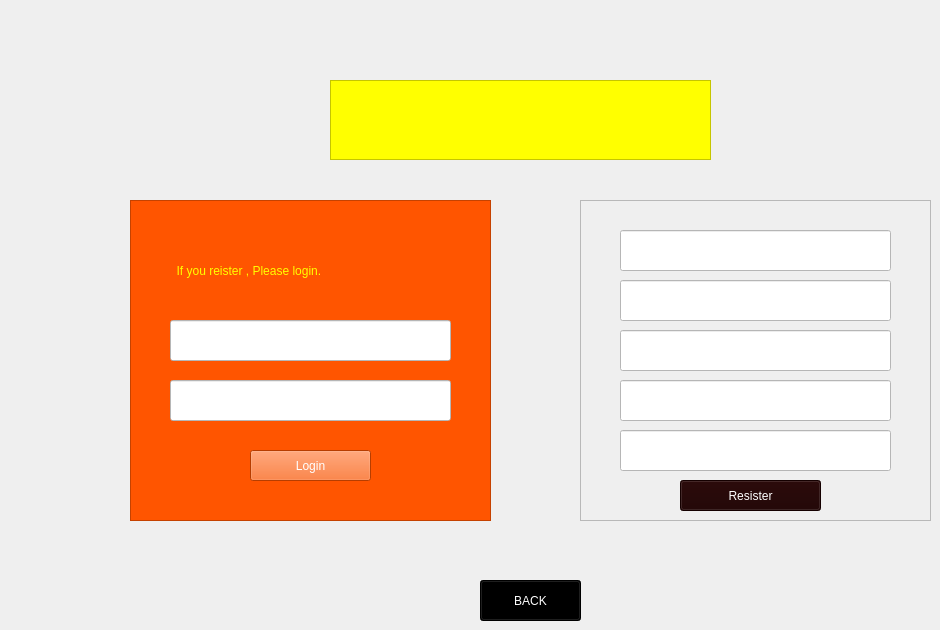
    <widget class="QWidget" name="customer_login_page">
     <property name="styleSheet">
      <string notr="true">background-image: url(:/image/F:/projects_image/customerlogin01.jpg);</string>
     </property>
     <widget class="QPushButton" name="customer_login_back_button">
      <property name="geometry">
       <rect>
        <x>480</x>
        <y>580</y>
        <width>101</width>
        <height>41</height>
       </rect>
      </property>
      <property name="styleSheet">
       <string notr="true">background-color: rgb(0, 0, 0);
color: rgb(255, 255, 255);
font: 14pt &quot;Impact&quot;;</string>
      </property>
      <property name="text">
       <string>BACK</string>
      </property>
     </widget>
     <widget class="QFrame" name="frame">
      <property name="geometry">
       <rect>
        <x>580</x>
        <y>200</y>
        <width>351</width>
        <height>321</height>
       </rect>
      </property>
      <property name="styleSheet">
       <string notr="true">background-image: url(:/image/F:/projects_image/resister.jpg);</string>
      </property>
      <property name="frameShape">
       <enum>QFrame::StyledPanel</enum>
      </property>
      <property name="frameShadow">
       <enum>QFrame::Raised</enum>
      </property>
      <widget class="QPushButton" name="customer_resister_button">
       <property name="geometry">
        <rect>
         <x>100</x>
         <y>280</y>
         <width>141</width>
         <height>31</height>
        </rect>
       </property>
       <property name="styleSheet">
        <string notr="true">background-color: rgb(29, 0, 0);
font: 14pt &quot;Impact&quot;;
color: rgb(255, 255, 255);</string>
       </property>
       <property name="text">
        <string>Resister</string>
       </property>
      </widget>
      <widget class="QLineEdit" name="customer_signup_name">
       <property name="geometry">
        <rect>
         <x>40</x>
         <y>30</y>
         <width>271</width>
         <height>41</height>
        </rect>
       </property>
       <property name="styleSheet">
        <string notr="true">background-color: rgb(255, 255, 255);
font: 14pt &quot;Tw Cen MT Condensed Extra Bold&quot;;
color: rgb(255, 255, 255);</string>
       </property>
       <property name="placeholderText">
        <string>Enter name here...</string>
       </property>
      </widget>
      <widget class="QLineEdit" name="customer_signup_email">
       <property name="geometry">
        <rect>
         <x>40</x>
         <y>80</y>
         <width>271</width>
         <height>41</height>
        </rect>
       </property>
       <property name="styleSheet">
        <string notr="true">background-color: rgb(255, 255, 255);
font: 14pt &quot;Tw Cen MT Condensed Extra Bold&quot;;
color: rgb(255, 255, 255);</string>
       </property>
       <property name="placeholderText">
        <string>Enter Email here...</string>
       </property>
      </widget>
      <widget class="QLineEdit" name="customer_signup_password">
       <property name="geometry">
        <rect>
         <x>40</x>
         <y>130</y>
         <width>271</width>
         <height>41</height>
        </rect>
       </property>
       <property name="styleSheet">
        <string notr="true">background-color: rgb(255, 255, 255);
font: 14pt &quot;Tw Cen MT Condensed Extra Bold&quot;;
color: rgb(255, 255, 255);</string>
       </property>
       <property name="placeholderText">
        <string>Set password...</string>
       </property>
      </widget>
      <widget class="QLineEdit" name="customer_signup_mobile">
       <property name="geometry">
        <rect>
         <x>40</x>
         <y>180</y>
         <width>271</width>
         <height>41</height>
        </rect>
       </property>
       <property name="styleSheet">
        <string notr="true">background-color: rgb(255, 255, 255);
font: 14pt &quot;Tw Cen MT Condensed Extra Bold&quot;;
color: rgb(255, 255, 255);</string>
       </property>
       <property name="placeholderText">
        <string>Mobile Number...</string>
       </property>
      </widget>
      <widget class="QLineEdit" name="customer_signup_address">
       <property name="geometry">
        <rect>
         <x>40</x>
         <y>230</y>
         <width>271</width>
         <height>41</height>
        </rect>
       </property>
       <property name="styleSheet">
        <string notr="true">background-color: rgb(255, 255, 255);
font: 14pt &quot;Tw Cen MT Condensed Extra Bold&quot;;
color: rgb(255, 255, 255);</string>
       </property>
       <property name="placeholderText">
        <string>Address...</string>
       </property>
      </widget>
     </widget>
     <widget class="QFrame" name="frame_2">
      <property name="geometry">
       <rect>
        <x>130</x>
        <y>200</y>
        <width>361</width>
        <height>321</height>
       </rect>
      </property>
      <property name="styleSheet">
       <string notr="true">background-color: rgb(255, 85, 0);</string>
      </property>
      <property name="frameShape">
       <enum>QFrame::StyledPanel</enum>
      </property>
      <property name="frameShadow">
       <enum>QFrame::Raised</enum>
      </property>
      <widget class="QPushButton" name="customer_login_button">
       <property name="geometry">
        <rect>
         <x>120</x>
         <y>250</y>
         <width>121</width>
         <height>31</height>
        </rect>
       </property>
       <property name="styleSheet">
        <string notr="true">
color: rgb(255, 255, 255);
font: 14pt &quot;Impact&quot;;</string>
       </property>
       <property name="text">
        <string>Login</string>
       </property>
      </widget>
      <widget class="QLineEdit" name="customer_email_input">
       <property name="geometry">
        <rect>
         <x>40</x>
         <y>120</y>
         <width>281</width>
         <height>41</height>
        </rect>
       </property>
       <property name="styleSheet">
        <string notr="true">background-color: rgb(255, 255, 255);
font: 14pt &quot;Tw Cen MT Condensed Extra Bold&quot;;
color: rgb(255, 255, 255);</string>
       </property>
       <property name="placeholderText">
        <string>Enter your Email here...</string>
       </property>
      </widget>
      <widget class="QLineEdit" name="customer_password_input">
       <property name="geometry">
        <rect>
         <x>40</x>
         <y>180</y>
         <width>281</width>
         <height>41</height>
        </rect>
       </property>
       <property name="styleSheet">
        <string notr="true">background-color: rgb(255, 255, 255);
font: 14pt &quot;Tw Cen MT Condensed Extra Bold&quot;;
color: rgb(255, 255, 255);</string>
       </property>
       <property name="echoMode">
        <enum>QLineEdit::Password</enum>
       </property>
       <property name="placeholderText">
        <string>Enter your password...</string>
       </property>
      </widget>
      <widget class="QLabel" name="label_26">
       <property name="geometry">
        <rect>
         <x>30</x>
         <y>50</y>
         <width>281</width>
         <height>41</height>
        </rect>
       </property>
       <property name="styleSheet">
        <string notr="true">font: 14pt &quot;Impact&quot;;
color: rgb(255, 255, 0);</string>
       </property>
       <property name="text">
        <string>     If you reister , Please login.</string>
       </property>
      </widget>
     </widget>
     <widget class="QFrame" name="frame_24">
      <property name="geometry">
       <rect>
        <x>330</x>
        <y>80</y>
        <width>381</width>
        <height>80</height>
       </rect>
      </property>
      <property name="styleSheet">
       <string notr="true">background-color: rgb(255, 255, 0);</string>
      </property>
      <property name="frameShape">
       <enum>QFrame::StyledPanel</enum>
      </property>
      <property name="frameShadow">
       <enum>QFrame::Raised</enum>
      </property>
      <widget class="QLabel" name="label_27">
       <property name="geometry">
        <rect>
         <x>10</x>
         <y>10</y>
         <width>341</width>
         <height>61</height>
        </rect>
       </property>
       <property name="styleSheet">
        <string notr="true">font: 24pt &quot;Jokerman&quot;;
color: rgb(255, 255, 0);</string>
       </property>
       <property name="text">
        <string>      Hungry Naki?</string>
       </property>
      </widget>
     </widget>
     <zorder>frame_24</zorder>
     <zorder>frame_2</zorder>
     <zorder>frame</zorder>
     <zorder>customer_login_back_button</zorder>
    </widget>
